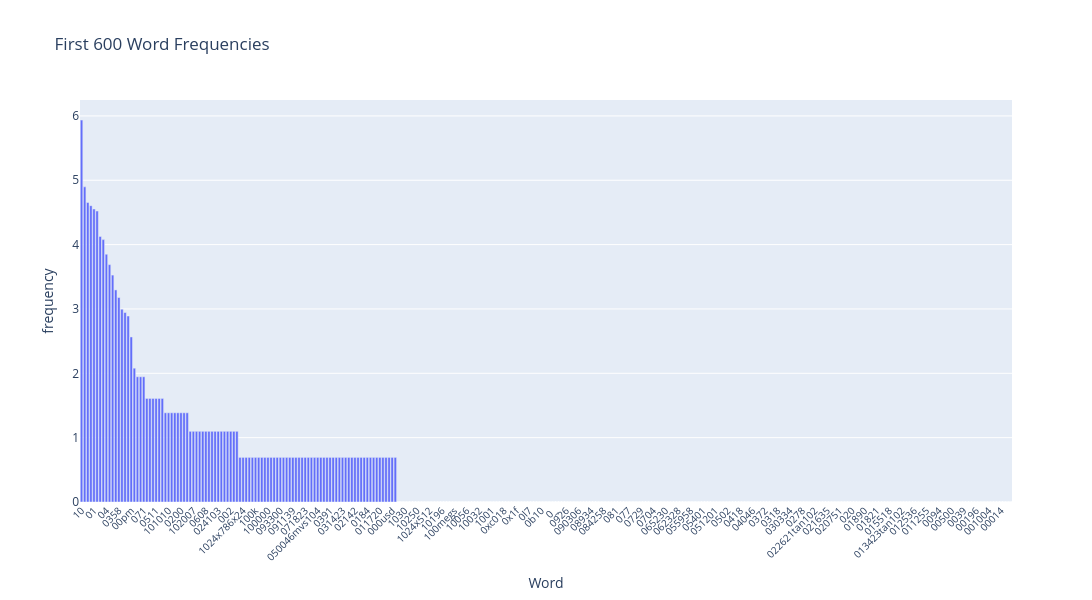

Notebook code cell kept with this figure:
### Markdown cell above
### >>> **Exercise 15 (take home):** 
You can copy the code from the previous exercise and change the 'term_frequencies' variable for the 'term_frequencies_log', comment about the differences that you observe and talk about other possible insights that we can get from a log distribution.

### Code cell
# Answer here
""" 
only change variable term_frequencies to term_frequencies_log
"""
frequency_term = [(term_frequencies_log[i], count_vect.get_feature_names_out()[i]) for i in range(600)]
frequency_term.sort(key=lambda x : [x[0], x[1]], reverse=True)
freq_df = pd.DataFrame(frequency_term, columns=['frequency', 'word'])
freq_df = freq_df[['word', 'frequency']]  # reorder columns


# Plot bar chart
fig = px.bar(
    freq_df,
    x='word',            # column for x-axis
    y='frequency',       # column for y-axis
    title='First 600 Word Frequencies',  # chart title
    labels={
        'word': 'Word',         # x-axis label
        'frequency': 'Frequency'    # y-axis label
    }
)

# Optional: rotate x-axis labels for readability
fig.update_layout(xaxis_tickangle=-45, xaxis_tickfont_size=10, yaxis_tickfont_size=12, width=1200, height=600)

fig.show()

"""
The graph becomes more like stairs and the corners become sharper. 
What used to be big gaps now look much closer together.
On the other hand, for small values, the log exaggerates the differences and
makes the curve drop more steeply.

Because the growth of log is pretty slow(everyone learned the concept of "complexity" in CS would know)
Therefore, smaller values applied with log function, would grow more sharply than
those of larger values. So approximately it only takes 4 for ln(x) from 1 to 2,
but it needs nearly another 14 to make ln(n) from 2 to 3, not to mention from
1000 to 1001. That’s why the head of the curve (high-frequency words) looks
smoother and almost flat, while the tail (low-frequency words) looks
sharper and more "rigid".
"""

### Figure 1 — Plotly figure (JSON) as saved in the notebook; plotly's stock layout.template omitted (floating-point values rounded to 4 significant figures; data arrays with more than 128 entries replaced by an {"elided": "..."} marker saying what was removed)
{"data": [{"hovertemplate": "Word=%{x}<br>frequency=%{y}<extra></extra>", "legendgroup": "", "marker": {"color": "#636efa", "pattern": {"shape": ""}}, "name": "", "orientation": "v", "showlegend": false, "textposition": "auto", "type": "bar", "x": {"elided": "300 str values"}, "xaxis": "x", "y": {"elided": "300 float values"}, "yaxis": "y"}], "layout": {"barmode": "relative", "height": 600, "legend": {"tracegroupgap": 0}, "title": {"text": "First 600 Word Frequencies"}, "width": 1200, "xaxis": {"anchor": "y", "domain": [0, 1], "tickangle": -45, "tickfont": {"size": 10}, "title": {"text": "Word"}}, "yaxis": {"anchor": "x", "domain": [0, 1], "tickfont": {"size": 12}, "title": {"text": "frequency"}}}}
